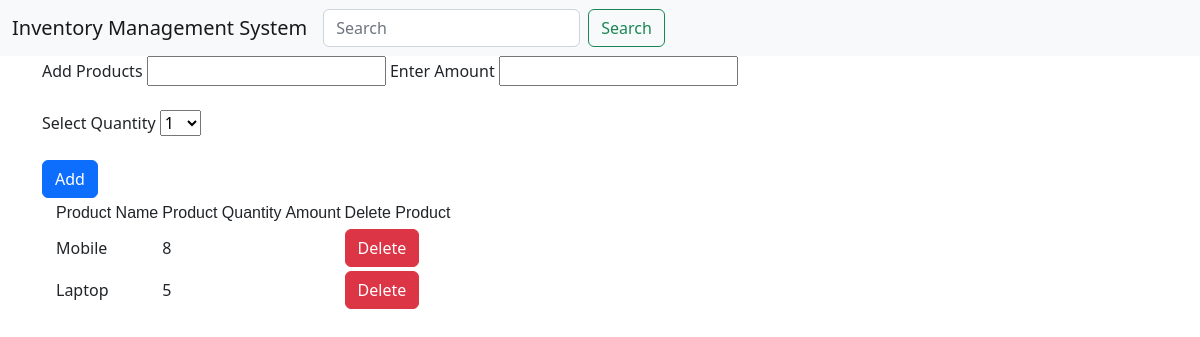
Before: / with the older database file.
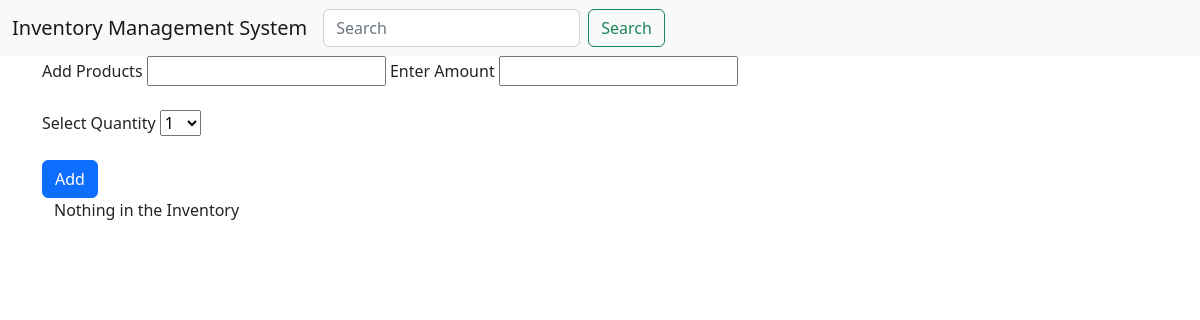
After: the same page with the newer database file.
### tables this page shows
CREATE TABLE `products` (
  `productId` int(30) NOT NULL,
  `productName` varchar(30) NOT NULL,
  `quantity` int(30) NOT NULL,
  `amount` int(30) NOT NULL
);

### index.php (the view, shortened to what this page needs)
<!DOCTYPE html>
<html lang="en">
<head>
  <link rel="stylesheet" href="https://cdn.jsdelivr.net/npm/bootstrap@5.2.2/dist/css/bootstrap.min.css">
</head>
<body>
<?php include 'insert-script.php';?>
  <nav class="navbar navbar-expand-lg bg-light">
    <div class="container-fluid">
      <a class="navbar-brand" href="#">Inventory Management System</a>
      <div class="collapse navbar-collapse" id="navbarSupportedContent">
        <form class="d-flex" role="search">
          <input class="form-control me-2" type="search" placeholder="Search" aria-label="Search">
          <button class="btn btn-outline-success" type="submit">Search</button>
        </form>
      </div>
    </div>
  </nav>
  <div class="container">
    <form action="" method="POST">
    <div class="dropdown">
        <label for:"products">Add Products</label>
        <input type="text" name="products" id="products" required>
        <label for:"amount">Enter Amount</label>
        <input type="number" name="amount" id="amount" required>
    </div>
    <br>
    <div class="dropdown">
      <label for:"quantity">Select Quantity</label>
        <select id="quantity" name="quantity">
        <?php
        for( $i=1; $i<=10; $i++ )
        {
         echo '<option value="'.$i.'"> '.$i.'</option>';
        }
        ?>
        </select>
    </div> <br>
    <input type="submit" class="btn btn-primary" value="Add" name = "submit">
  </form>
  <div class="container">
  <?php
    $query = "SELECT * FROM products";
    $ans = mysqli_query($conn,$query);
    $row = mysqli_fetch_array($ans, MYSQLI_ASSOC);
    if((!$row)) {
      echo '<p>Nothing in the Inventory </p>';
    }
    else {
      echo '<table border="0" cellspacing="2" cellpadding="2">
      <tr>
          <td> <font face="Arial">Product Name</font> </td>
          <td> <font face="Arial">Product Quantity</font> </td>
          <td> <font face="Arial">Amount</font> </td>
          <td> <font face="Arial">Delete Product</font> </td>
      </tr>';
      if ($result = $conn->query($query)) {
          while ($row = $result->fetch_assoc()) {
              $ProductName = $row["productName"];
              $Quantity = $row["quantity"];
              $Amount = $row["amount"];
              echo '<tr>
                        <td>'.$ProductName.'</td>
                        <td>'.$Quantity.'</td>
                        <td>'.$Amount.'</td>
                        <td>
                         <form action="index.php" method="POST">
                            <input type="submit" class="btn btn-danger" name="delete" value="Delete" >
                         </form>
                        </td>
                    </tr>';
          }
          }
}
?>
</div>
</div>
</body>
</html>

Changed rows visible on the page:
removed products: productName "Mobile", quantity "8"
removed products: productName "Laptop", quantity "5"
Other visible differences:
text no longer shown: "Product Name Product Quantity Amount Delete Product"
text now shown: "Nothing in the Inventory"
